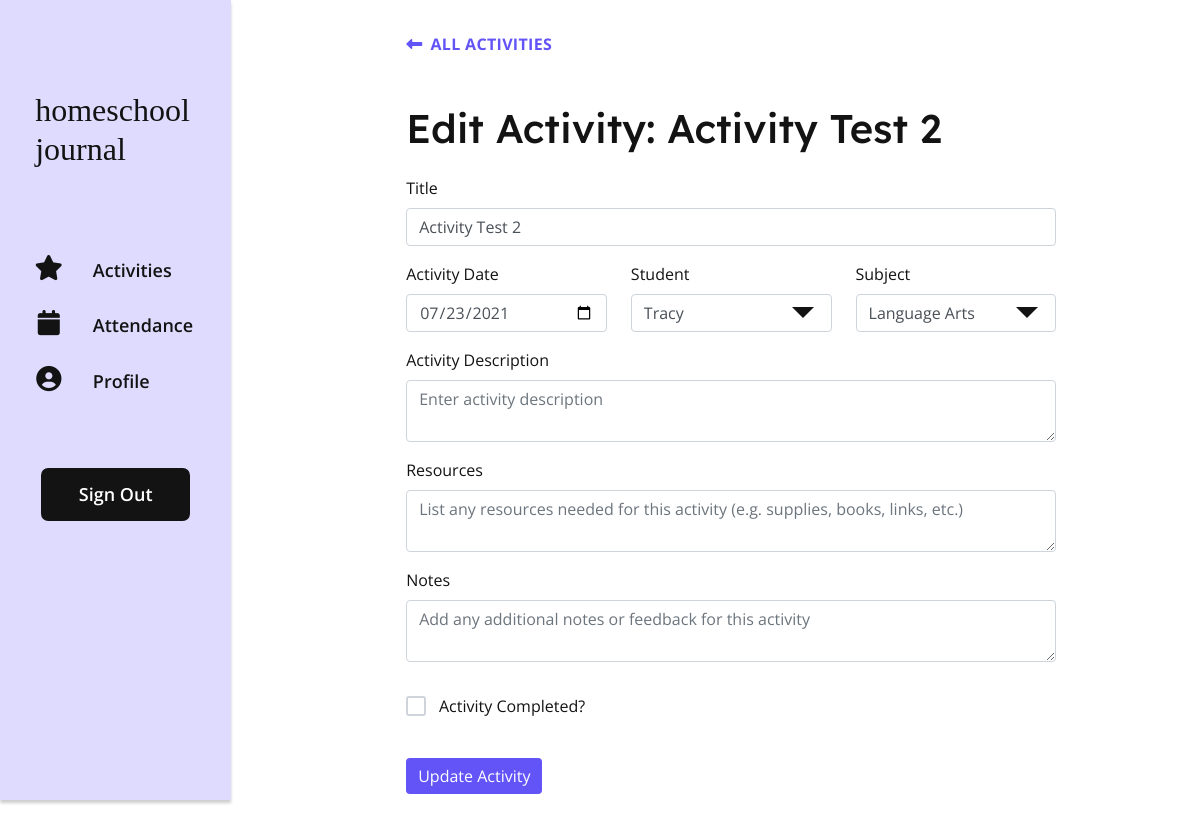
Before: /update/15 (signed in) with the older database file.
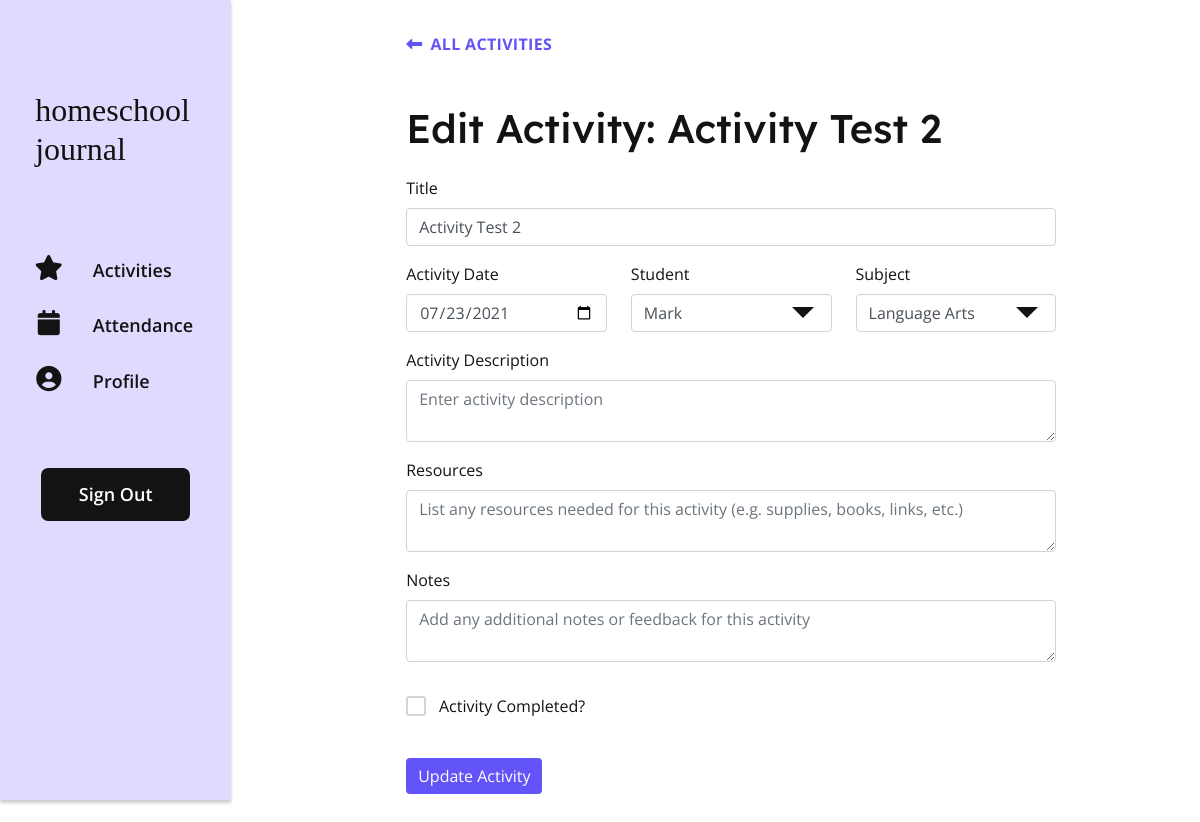
After: the same page with the newer database file.
### app/models.py (models this page shows, shortened)
class Activity(db.Model):
    id = db.Column(db.Integer, primary_key=True)
    title = db.Column(db.String(150), index=True, nullable=False)
    user_id = db.Column(db.Integer, db.ForeignKey('user.id'), index=True)
    subject_id = db.Column(db.Integer, db.ForeignKey('subject.id'), index=True, nullable=False)
    student_id = db.Column(db.Integer, db.ForeignKey('student.id'), index=True, nullable=False)
    description = db.Column(db.Text, index=True)
    resources = db.Column(db.Text, index=True)
    activity_date = db.Column(db.DateTime, index=True, nullable=False)
    notes = db.Column(db.Text, index=True)
    status = db.Column(db.String(64), index=True, nullable=False)

### app/routes.py (the view, shortened to what this page needs)
@app.route('/update', methods=('GET', 'POST'))
@app.route('/update/<string:id>', methods=('GET', 'POST'))
@login_required
def update(id):
    activity = db.session.query(Activity).filter_by(id=id).first()
    students = current_user.students
    subjects = current_user.subjects
    if activity.status == "Completed":
        activity_status = True
    else:
        activity_status = False
    activity_record = {'title': activity.title, 'subject': activity.subject, 'student': activity.student, 'description': activity.description, 'resources': activity.resources, 'notes': activity.notes, 'status': activity_status}
    form = AddActivityForm(data=activity_record)
    form.subject.choices = subjects
    form.student.choices = students
    form.submit.label.text = "Update Activity"
    return render_template('update.html', form=form, activity=activity)

### app/forms.py
class AddActivityForm(FlaskForm):
    title = StringField('Title', validators=[DataRequired("Activity title required")])
    description = TextAreaField('Activity Description')
    subject = SelectField(u'Subject', choices=[])
    resources = TextAreaField('Resources')
    student = SelectField(u'Student', choices=[])
    activity_date = DateField('Activity Date', format='%Y-%m-%d', validators=[DataRequired()])
    status = BooleanField('Activity Completed?')
    notes = TextAreaField('Notes')
    submit = SubmitField('Add Activity')

### app/__init__.py (called while the page is built)
@app.template_filter()
def datepicker_format_filter(value, format='%Y-%m-%d'):
    return value.strftime(format)

### app/models.py (called while the page is built)
@login.user_loader
def load_user(id):
    return User.query.get(int(id))

    def __str__(self):
        return self.student_name

    def __str__(self):
        return self.subject_name

### app/templates/update.html (shortened to what this page needs)
{% extends 'base.html' %}
{% block content %}
    <div class="activity">
        <a class="activity__btn-back" href="{{ url_for('log') }}"><i class="fas fa-long-arrow-alt-left controls-icon"></i>All Activities</a>
        <h1 class="activity__title">Edit Activity: {{ activity.title }}</h1>
        <div class="activity__form-wrapper">
            <form method="POST" action="{{ url_for('update', id=activity.id) }}" class="activity__form" role="form" novalidate>
                <div class="form-group">
                    {{ form.title.label }}
                    {{ form.title(size=100, class_='form-control', placeholder='Enter activity title') }}
                </div>
                <div class="activity__form-float">
                    <div class="form-group activity__float-field">
                        {{ form.activity_date.label }}
                        {{ form.activity_date(class_='datepicker form-control', value=activity.activity_date | datepicker_format_filter) }}
                    </div>
                    <div class="form-group activity__float-field">
                        {{ form.student.label }}
                        <div class="activity__field-input">
                            {{ form.student(class_='form-control activity__field-select') }}
                        </div>
                    </div>
                    <div class="form-group activity__float-field">
                        {{ form.subject.label }}
                        <div class="activity__field-input">
                            {{ form.subject(class_='form-control activity__field-select') }}
                        </div>
                    </div>
                </div>
                <div class="form-group">
                    {{ form.description.label }}
                    {{ form.description(size=500, class_='form-control', placeholder='Enter activity description') }}
                </div>
                <div class="form-group">
                    {{ form.resources.label }}
                    {{ form.resources(size=500, class_='form-control', placeholder='List any resources needed for this activity (e.g. supplies, books, links, etc.)') }}
                </div>
                <div class="form-group">
                    {{ form.notes.label }}
                    {{ form.notes(size=500, class_='form-control', placeholder='Add any additional notes or feedback for this activity') }}
                </div>
                <div class="form-group">
                    <label class="checkbox" for="status">
                        <div class="checkbox__box"></div>
                        Activity Completed?
                    </label>
                </div>
                <p>{{ form.submit(class_='btn btn--activity') }}</p>
            </form>
        </div>
    </div>
{% endblock %}

Changed rows visible on the page:
changed Activity "Activity Test 2": student "Tracy" → "Mark"
